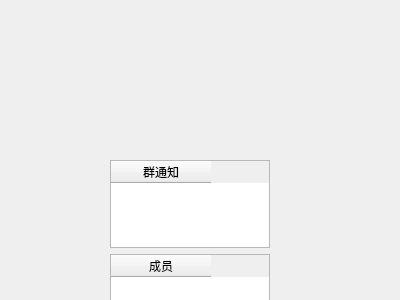
<?xml version="1.0" encoding="UTF-8"?>
<ui version="4.0">
 <class>Form</class>
 <widget class="QWidget" name="Form">
  <property name="geometry">
   <rect>
    <x>0</x>
    <y>0</y>
    <width>400</width>
    <height>300</height>
   </rect>
  </property>
  <property name="windowTitle">
   <string>Form</string>
  </property>
  <widget class="QWidget" name="verticalLayoutWidget">
   <property name="geometry">
    <rect>
     <x>110</x>
     <y>160</y>
     <width>160</width>
     <height>183</height>
    </rect>
   </property>
   <layout class="QVBoxLayout" name="verticalLayout">
    <item>
     <widget class="QTableWidget" name="tableWidget_2">
      <column>
       <property name="text">
        <string>群通知</string>
       </property>
      </column>
     </widget>
    </item>
    <item>
     <widget class="QTableWidget" name="tableWidget">
      <column>
       <property name="text">
        <string>成员</string>
       </property>
      </column>
     </widget>
    </item>
   </layout>
  </widget>
 </widget>
 <resources/>
 <connections/>
</ui>
